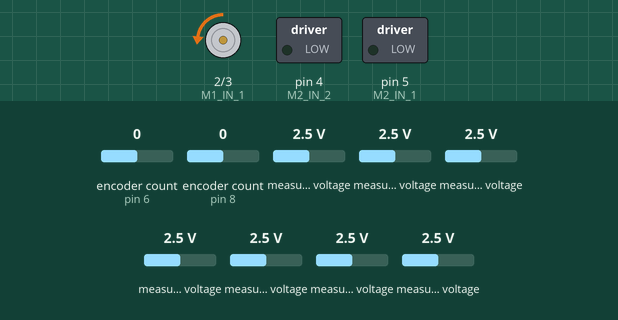
This sketch was run on a simulated Arduino Uno, built with avr-gcc and run on an emulated ATmega328P. Parts: motor-driver pin pairs drawn as motors (green arrow = first pin HIGH = forward, orange = second pin HIGH = backward, longer = more drive), switched loads named in the sketch (green lamp = pin HIGH). Inputs (shaded band) come from the test bench; at power-on: measured voltage 2.5 V, encoder count (sensors on pin 6, pin 8) 0. What the sketch prints to the serial monitor is not drawn.

Above: at 1.2 s.
1.3 s: measured voltage (sensor 201) set to 3.8 V
At 2.6 s:
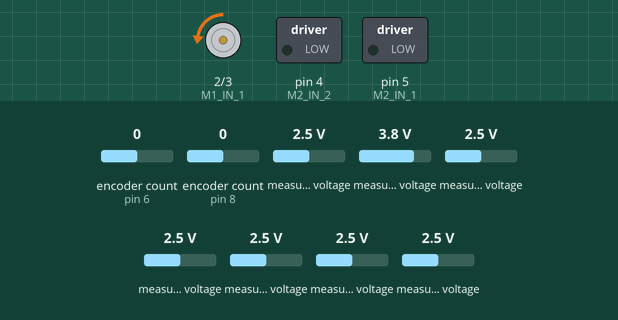
10.3 s: measured voltage (sensor 201) set to 0.1 V
At 11.7 s:
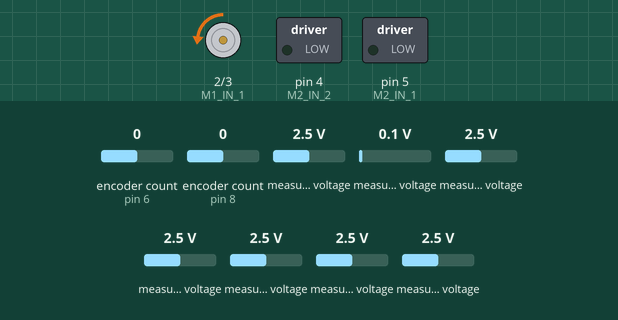
Timing chart, 0 to 13.3 s (numbered marks = the images above; inputs shaded):
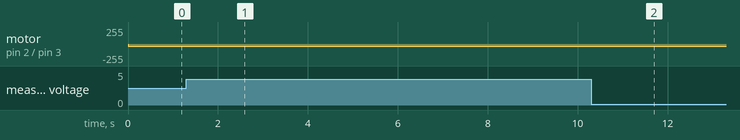

The sketch:

Motor_Control_with_Line_Following.ino
```cpp
#include <Adafruit_MCP3008.h>
#include <Encoder.h>

//rotary encoder pins
const unsigned int M1_ENC_A = 6;
const unsigned int M1_ENC_B = 7;
const unsigned int M2_ENC_A = 8;
const unsigned int M2_ENC_B = 9;

//Rotary encoders
Encoder enc1(M1_ENC_A, M1_ENC_B);
Encoder enc2(M2_ENC_A, M2_ENC_B);

//Analog to digital converters
Adafruit_MCP3008 adc1;
Adafruit_MCP3008 adc2;

//sensor array - analog to digital converters
const unsigned int ADC_1_CS = A3;
const unsigned int ADC_2_CS = A2;

//motor control pins - potentially pass into motor controller function
const unsigned int M1_IN_1 = 2;
const unsigned int M1_IN_2 = 3;
const unsigned int M2_IN_1 = 5;
const unsigned int M2_IN_2 = 4;

const unsigned int M1_I_SENSE = A1;
const unsigned int M2_I_SENSE = A0;

const float M_I_COUNTS_TO_A = (3.3 / 1024.0) / 0.120;

const int reference_sig = 6;    //the center sensor - 7th sensor (sensors numbers range from 0-12)

//vel values for the motor controller
const float base_vel = 35;    //use for both left and right

//P term for line follower
float P = 0;
const float kp = 1.6;

//  Motor Controller Variables Start

unsigned int MIN_PWM_VALUE = 0;   //minimum PWM value
unsigned int MAX_PWM_VALUE = 255; //maximum PWM value not to be exceeded
unsigned int PWM_VALUE = 40;

/*  for use when integrated with the overall code - encoder value will not start at 0  */
float left_beginning_encoder_value = 0;
float right_beginning_encoder_value = 0;

/*  Rotary Encoder Values - universal, close enough across all robots */
const float revolution_ticks = 360; //  360 ticks/wheel rotation
const float revolution_distance = 10.5; //  10.5 cm per rotation
const float dist_per_tick = revolution_distance / revolution_ticks; //cm equivalent of the rotary encoder ticks
const float junction_ticks = 15;  //  514.5 ticks per 15 cm

/*  Variable for the test position - position_setpoint to be uniformly incremented with time  */
float left_position_setpoint = 0;   //set the left initial position setpoint to zero
float right_position_setpoint = 0;  //set the right initial position setpoint to zero
float last_position_setpoint = 0;

/* global variables to keep the old readings */
float motor_last_time_s = 0;
float left_last_error = 0;
float right_last_error = 0;

/* PID Controller Gains and Global Variables */
//These values of kp, ki and kd are in the process of being tuned
float left_kp = 3.2;
float left_ki = 1.5;
float left_kd = 0.05;
float right_kp = 3.2;
float right_ki = 1.5;
float right_kd = 0.05;
//Global variables for P, I, and D terms to retain outside of the main loop
float left_P;
float left_I;
float left_D;
float right_P;
float right_I;
float right_D;

//  Motor Controller Variables End

void PID_Motor_Control(int left, int right)
{
  analogWrite(M1_IN_1, 0);
  analogWrite(M1_IN_2, left);
  analogWrite(M2_IN_1, 0);
  analogWrite(M2_IN_2, right);
}

void M1_forward()
{
  analogWrite(M1_IN_1, 0);
  analogWrite(M1_IN_2, PWM_VALUE);
}

void M1_stop()
{
  analogWrite(M1_IN_1, 0);
  analogWrite(M1_IN_2, 0);
}

void M1_backward()
{
  analogWrite(M1_IN_1, PWM_VALUE);
  analogWrite(M1_IN_2, 0);
}

void M2_forward()
{
  analogWrite(M2_IN_1, 0);
  analogWrite(M2_IN_2, PWM_VALUE);
}

void M2_stop()
{
  analogWrite(M2_IN_1, 0);
  analogWrite(M2_IN_2, 0);
}

void M2_backward()
{
  analogWrite(M2_IN_1, PWM_VALUE);
  analogWrite(M2_IN_2, 0);
}

void moveStop()
{
    M1_stop();
    M2_stop();
}

void moveForward()
{
    M1_forward();
    M2_forward();
}

void moveBackward()
{
    M1_backward();
    M2_backward();
}

void turnRight()
{
    M1_forward();
    M2_stop();
}

void sharp_turnRight()
{
    M1_forward();
    M2_backward();
}

void turnLeft()
{
    M1_stop();
    M2_forward();
}

void sharp_turnLeft()
{
    M1_backward();
    M2_forward();
}

void setup()
{
  Serial.begin(115200);
  pinMode(M1_IN_1, OUTPUT);
  pinMode(M1_IN_2, OUTPUT);
  pinMode(M2_IN_1, OUTPUT);
  pinMode(M2_IN_2, OUTPUT);

  adc1.begin(ADC_1_CS);
  adc2.begin(ADC_2_CS);
}


// Directly pasted from the motor controller arduino file
void PID_Motor_Control(float left, float right)   //just testing the left in this code for now
{
  analogWrite(M1_IN_1, 0);
  analogWrite(M1_IN_2, left);
  analogWrite(M2_IN_1, 0);
  analogWrite(M2_IN_2, right);
}

/*  motor_type = 1 means left,    motor_type = 2 means right*/
void Motor_Controller(float vel_setpoint_left, float vel_setpoint_right)
{
    //Current time and encoder readings
    float current_time = micros() ;
    Serial.print(current_time);  Serial.print("\t");
    float current_time_s = current_time / 1e6;
    float left_current_encoder_value = enc1.read();    //read the current encoder value

    float right_current_encoder_value = -enc2.read();    //read the current encoder value

    /*  Using adjusted encoder value so that there's no issue if it's been running for a long time  */
    float left_adjusted_encoder_value = left_current_encoder_value - left_beginning_encoder_value;  //again for testing the leat wheel
    float left_position_cm = left_adjusted_encoder_value * dist_per_tick;

    float right_adjusted_encoder_value = right_current_encoder_value - right_beginning_encoder_value;  //again for testing the leat wheel
    float right_position_cm = right_adjusted_encoder_value * dist_per_tick;


    /* Calculating the change in time */
    float delta_time_s = current_time_s - motor_last_time_s;


    /*  Testing the motor controller with the motor 1 (left motor: tired note - left motor is on right side when the robot is upside down)  */
    float left_error_sig = left_position_cm - left_position_setpoint;
    float right_error_sig = right_position_cm - right_position_setpoint;

    left_P = left_error_sig;
    left_I = left_I + (left_error_sig * delta_time_s);
    left_D =  (left_error_sig - left_last_error) / delta_time_s;  //check to make sure that delta s isn't too large or too small - might be useless if too long or too short
    left_last_error = left_error_sig;

    right_P = right_error_sig;
    right_I = right_I + (right_error_sig * delta_time_s);
    right_D =  (right_error_sig - right_last_error) / delta_time_s;  //check to make sure that delta s isn't too large or too small - might be useless if too long or too short
    right_last_error = right_error_sig;

    float left_motor_control_sig = left_P * left_kp + left_I * left_ki + left_D * left_kd;
    float right_motor_control_sig = right_P * right_kp + right_I * right_ki + right_D * right_kd;

    float leftPWM = -left_motor_control_sig;
    float rightPWM = -right_motor_control_sig;

    /* Ensure that the PWM values are within the 0 to 255 range */
    if (leftPWM > MAX_PWM_VALUE) {
      leftPWM = MAX_PWM_VALUE;
    }
    if (leftPWM < 0) {
      leftPWM = 0;
    }

    if (rightPWM > MAX_PWM_VALUE) {
      rightPWM = MAX_PWM_VALUE;
    }
    if (rightPWM < 0) {
      rightPWM = 0;
    }

    /* Setting the updated values for the next loop iteratin - Ramping position to match desired velocity, updating the last_time reading */
    float left_position_increment = vel_setpoint_left * delta_time_s;  //ramp position to match desired left velocity
    float right_position_increment = vel_setpoint_right * delta_time_s; //ramp position to match desired right velocity

    float left_new_position_setpoint = left_position_setpoint + left_position_increment;
    float right_new_position_setpoint = right_position_setpoint + right_position_increment;
    left_position_setpoint = left_new_position_setpoint;
    right_position_setpoint = right_new_position_setpoint;

    motor_last_time_s = current_time_s;
    Serial.print(left_position_setpoint); Serial.print("\t");  //printing out position setpoint to ensure that it's incrementing
    Serial.print(left_position_cm); Serial.print("\t");
    Serial.print(left_error_sig); Serial.print("\t");
    Serial.print(leftPWM); Serial.print("\t");


    Serial.print(right_position_setpoint); Serial.print("\t");  //printing out position setpoint to ensure that it's incrementing
    Serial.print(right_position_cm); Serial.print("\t");
    Serial.print(right_error_sig); Serial.print("\t");
    Serial.print(rightPWM); Serial.print("\t");
    Serial.println();

    PID_Motor_Control(leftPWM, rightPWM);

}//end of motor controller function


void PID_Motor_Controller(float left, float right)   //just testing the left in this code for now
{
  analogWrite(M1_IN_1, 0);
  analogWrite(M1_IN_2, left);
  analogWrite(M2_IN_1, 0);
  analogWrite(M2_IN_2, right);
}

void loop()
{
  //initializing vaiables
  int adc_buf[13];
  int bin_buf[13];  // binary array for sensor array values

  //cutoff values for binary conversion - will vary for each robot
  int cutoff[13] = {600,600,600,600,600,600,600,600,600,600,600,650,700};

  float vel_control_sig = 0;
  float sensor_sum = 0; // sum of sensor positions reading the line
  float sensor_count = 0; // count of the sensors reading the line
  int right_sensor_count = 0; //count of the right sensors (positive error) reading the line
  int left_sensor_count = 0;  //count of the left sensors (negative error) reading the line
  int junction_case = 1;   //Turning cases - 1 = straight, 2 = right turn, 3 = left turn, 4 = t junction T, 5 = right t junction |- , 6 = left t junction -| , 7 = fourway,  8 = dead end
  int same_junction_count = 0;  //check to make sure that not turning around in a circle in junction cases 2 and 3
  float center_pos;   // center of line sensor position
  float main_error_sig;    // error signal


  // Reading sensor array values
  for (int i = 0, j = 0; i < 13; i = i + 2)
  {
    adc_buf[i] = adc1.readADC(j);
    if (i < 12)
    {
       adc_buf[i+1] = adc2.readADC(j);
    }
    j++;
  }

  // Convert sensor values to binary, increment sensor count and add sensor positions that are reading the line
  for (int i = 0; i<13 ; i++)
  {
    if (adc_buf[i]<cutoff[i]) //may need to adjust cutoffs for the white/black values
    {
      bin_buf[i] = 1;    //binary value of 1 for sensors that are reading the line
      sensor_sum = sensor_sum + i;
      sensor_count++;
      //increment right or left side sensor count depending on sensors reading the line
      if (i<6)
      {
        right_sensor_count++;
      }
      if (i>6)
      {
        left_sensor_count++;
      }
    }
    else
    {
      bin_buf[i] = 0;
    }
  }

  // Calculating sensor average - need this for case that is not a junction
  if (sensor_count > 0)
  {
     center_pos = sensor_sum / sensor_count;
  }
  else
  {
     center_pos = - 1;
  }

  main_error_sig = reference_sig - center_pos;


  // print out adc values, center of line position and error signal
  for (int i = 0; i < 13; i++)
  {
    Serial.print(bin_buf[i]); Serial.print("\t");
  }

  Serial.print(center_pos); Serial.print("\t");
  Serial.print(main_error_sig); Serial.print("\t");

  // basic pid line line following when on the line
  if (main_error_sig != 7)
  {
    P = main_error_sig;
    vel_control_sig = P*kp;
  }

  //Check the motor control signal being fed into the wheels    - instead of PWM_value, this will become the velocity setpoints

  //calculate left and right PWM values - change this to desired velocity/position setpoint
  float left_vel = base_vel + vel_control_sig;
  float right_vel = base_vel - vel_control_sig;

  Serial.print(left_vel); Serial.print("\t");
  Serial.print(right_vel); Serial.print("\t");

  //stop PID control if the robot is off the line
  if (main_error_sig == 7) //stop the robot when it's off the line
  {
    moveStop();
  }
  else
  {

    Serial.print(micros());
    PID_Motor_Controller(left_vel,right_vel);
  }
  Serial.println();
}
```

Measured:
- after the input at 1.3 s, motor on pin 2 (M1_IN_1) / pin 3 (M1_IN_2): backward 35/255 → backward 33/255 at once
- after the input at 10.3 s, motor on pin 2 (M1_IN_1) / pin 3 (M1_IN_2): backward 33/255 → backward 35/255 at once
